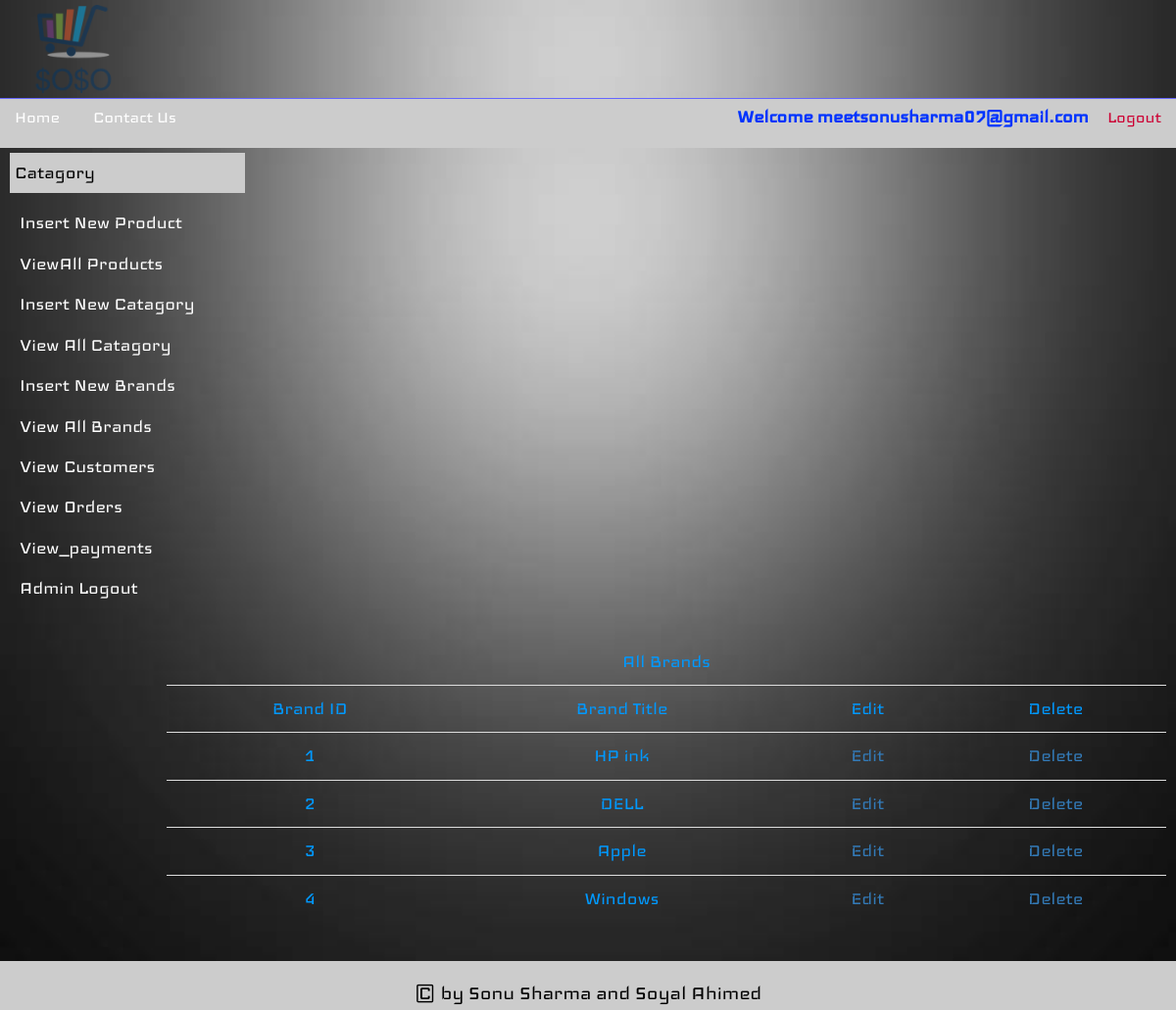
The app's page /myshop/admin_area/adindex.php?view_brands (signed in) with its own data.
### tables this page shows
CREATE TABLE `brands` (
  `brand_id` int(10) NOT NULL,
  `brand_title` varchar(50) NOT NULL
);

### myshop/admin_area/view_brands.php (the view, shortened to what this page needs)
<!DOCTYPE html PUBLIC "-//W3C//DTD XHTML 1.0 Transitional//EN" "http://www.w3.org/TR/xhtml1/DTD/xhtml1-transitional.dtd">
<html xmlns="http://www.w3.org/1999/xhtml">
<head>
</head>
<body>
<table class="table" border="1">
  <thead>
  <tr>
  	<td colspan="4">All Brands</td>
  </tr>
  <tr>
    <td>Brand ID</td>
    <td>Brand Title</td>
    <td>Edit</td>
    <td>Delete</td>
  </tr>
  </thead>
  <?php
  $get_b = "select * from brands";
  $run_b = mysqli_query($con,$get_b);
  while($row  = mysqli_fetch_array($run_b))
  {
	  $brand_id = $row['brand_id'];
	  $b_title = $row['brand_title'];
    ?>
  <tr>
    <td><?php echo"$brand_id"; ?></td>
    <td><?php echo"$b_title"; ?></td>
    <td><a href="adindex.php?edit_brand=<?php echo $brand_id; ?>">Edit</a></td>
    <td><a href="adindex.php?delete_brand=<?php echo $brand_id; ?>">Delete</a></td>
  </tr>
  <?php } ?>
</table>
</body>
</html>

### myshop/admin_area/styles/admincss.css (style rules this page uses)
html, body, div, span, applet, object, iframe, h1, h2, h3, h4, h5, h6, p, blockquote, pre, a, abbr, acronym, address, big, cite, code, del, dfn, em, img, ins, kbd, q, s, samp, small, strike, strong, sub, sup, tt, var, b, u, i, center, dl, dt, dd, ol, ul, li, fieldset, form, label, legend, table, caption, tbody, tfoot, thead, tr, th, td, article, aside, canvas, details, embed, figure, figcaption, footer, header, hgroup, menu, nav, output, ruby, section, summary, time, mark, audio, video { margin: 0; padding: 0; border: 0; vertical-align: baseline; }
body { background:#66F; font-family: 'Iceland';font-size: 22px; }

### records on screen
brands: brand_id "1", brand_title "HP ink"
brands: brand_id "2", brand_title "DELL"
brands: brand_id "3", brand_title "Apple"
brands: brand_id "4", brand_title "Windows"

### other values on screen
$_SESSION['admin_email'] "meetsonusharma07@gmail.com"
